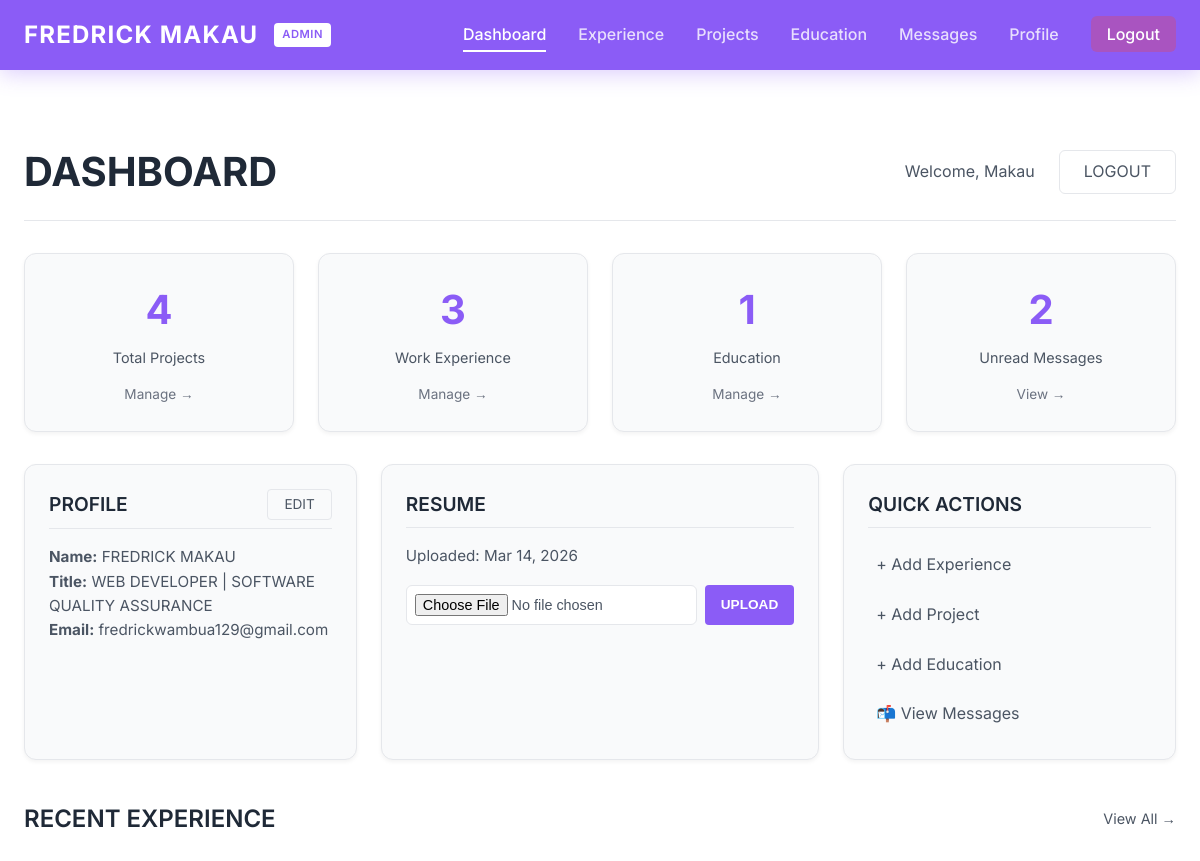
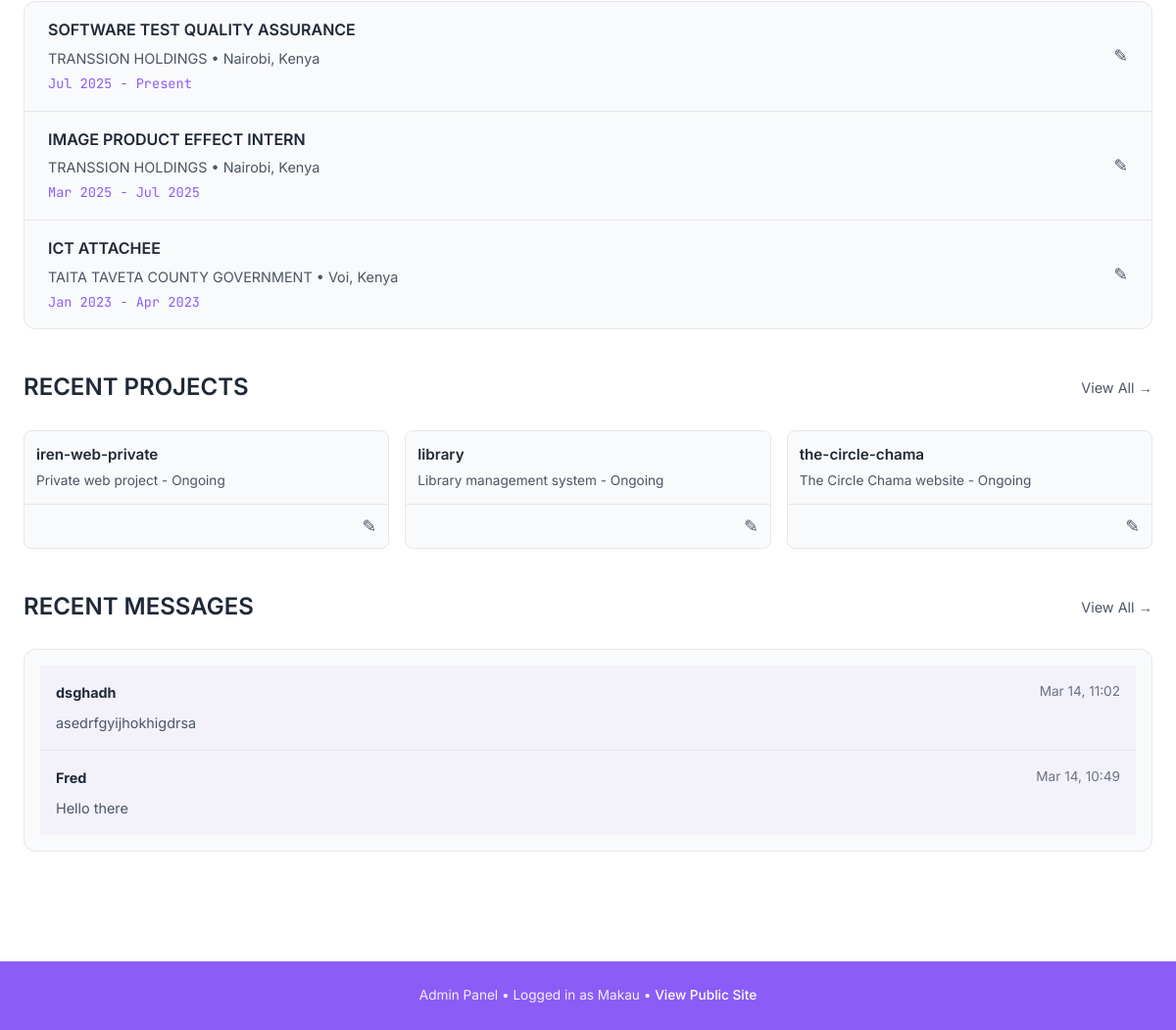
The page /account/dashboard/ (signed in) on the database as committed earlier (2 pictures, top to bottom).
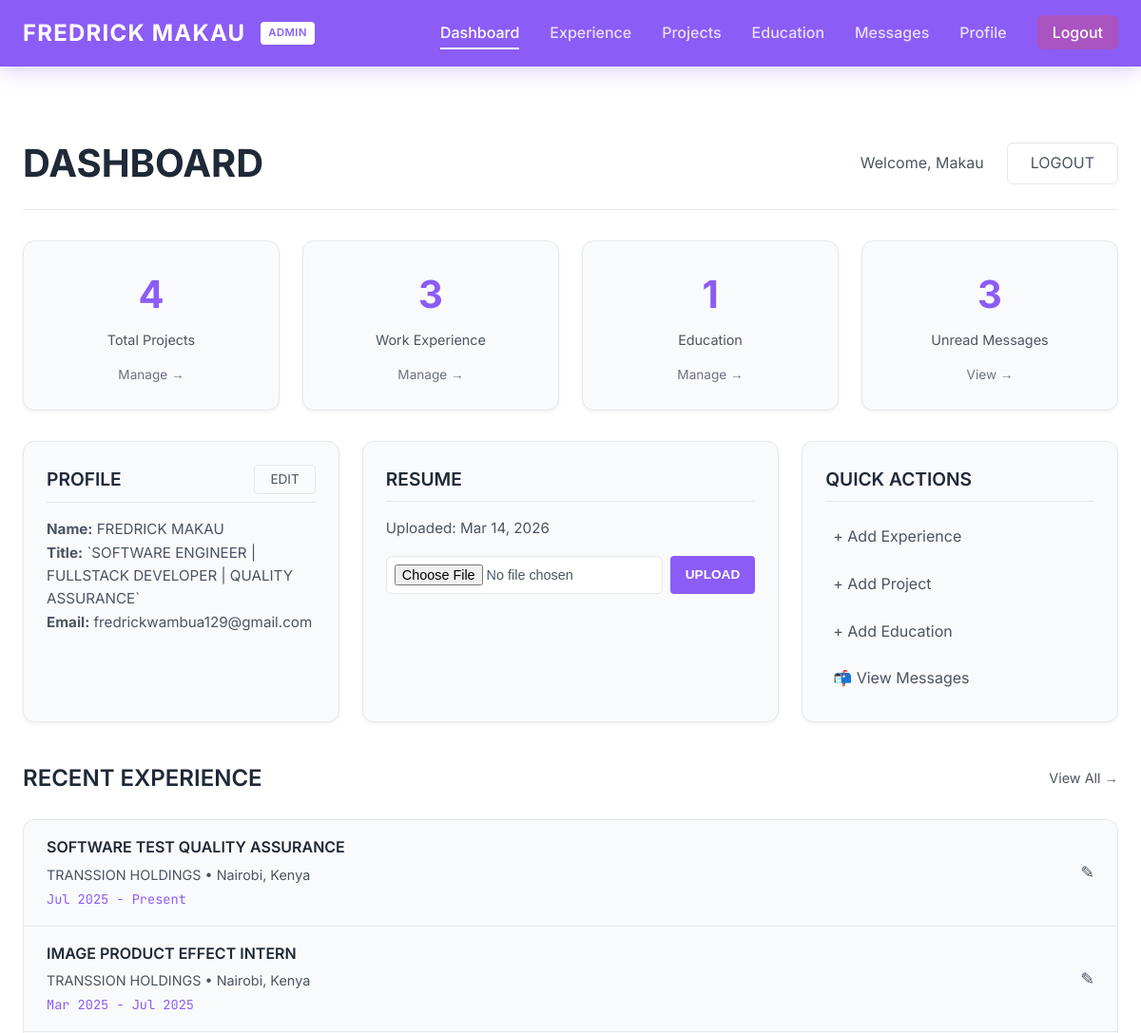
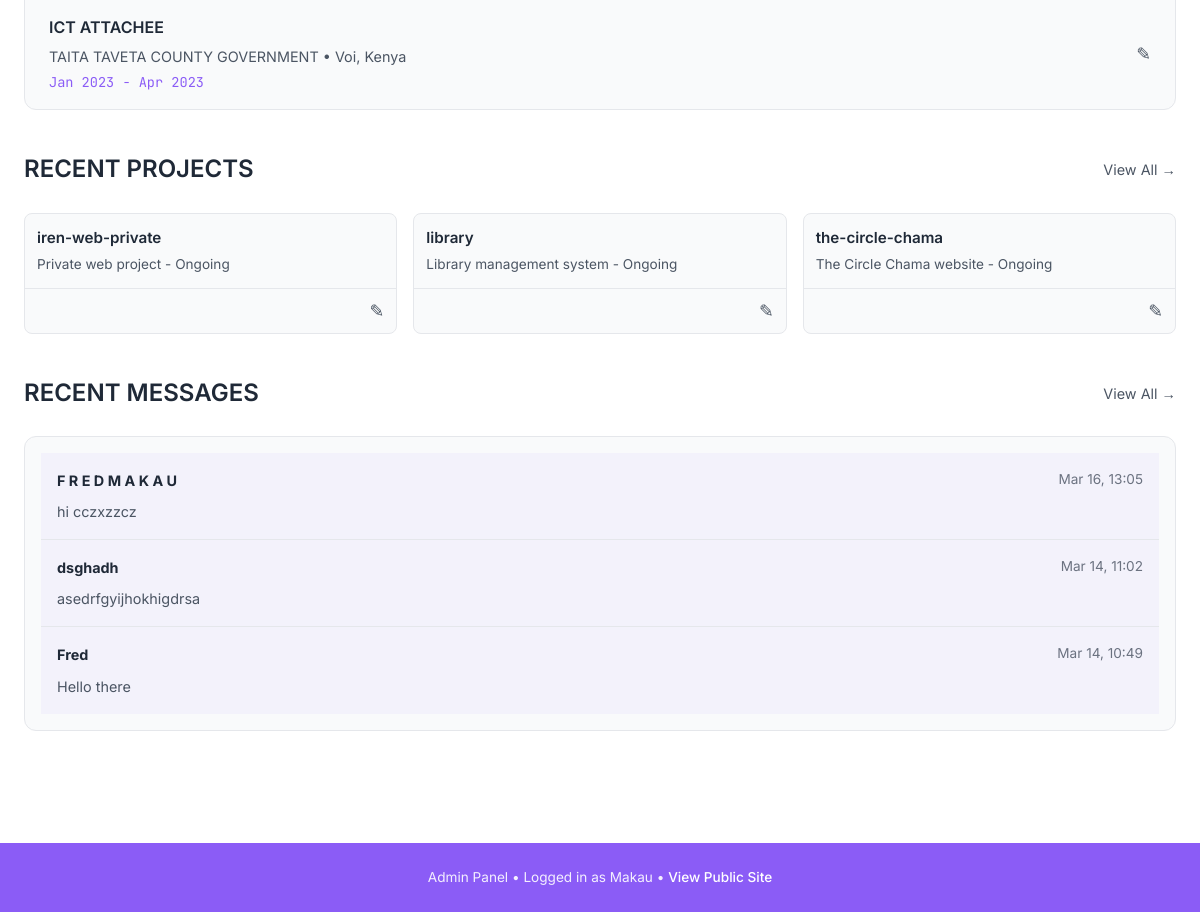
The same page on the database as committed later (2 pictures, top to bottom).
### core/models.py (models this page shows)
class Profile(models.Model):
    name = models.CharField(max_length=100, default='FREDRICK MAKAU')
    title = models.CharField(max_length=200, default='WEB DEVELOPER | SOFTWARE QUALITY ASSURANCE')
    bio = models.TextField()
    profile_image = models.ImageField(upload_to='profile/', blank=True, null=True)
    github = models.URLField(default='https://github.com/fredrickmakau')
    linkedin = models.URLField(default='https://linkedin.com/in/fredrick-makau-04312b220')
    email = models.EmailField(default='fredrickwambua129@gmail.com')
    location = models.CharField(max_length=200, default='Nairobi, Kenya')
    phone = models.CharField(max_length=20, default='+254 740618550')
    tech_stack = models.JSONField(default=list)

class Experience(models.Model):
    company = models.CharField(max_length=200)
    position = models.CharField(max_length=200)
    location = models.CharField(max_length=200)
    start_date = models.DateField()
    end_date = models.DateField(null=True, blank=True)
    description = models.TextField()
    order = models.PositiveIntegerField(default=0)
    created_at = models.DateTimeField(auto_now_add=True)
    class Meta:
        ordering = ['order', '-start_date']

class Project(models.Model):
    STATUS_CHOICES = [
        ('ongoing', 'Ongoing'),
        ('completed', 'Completed'),
    ]
    title = models.CharField(max_length=200)
    description = models.TextField(max_length=300)
    full_description = models.TextField(blank=True)
    image = models.ImageField(upload_to='projects/', blank=True, null=True)
    link = models.URLField(blank=True)
    github_link = models.URLField(blank=True)
    tech_stack = models.CharField(max_length=300)
    status = models.CharField(max_length=20, choices=STATUS_CHOICES, default='ongoing')
    featured = models.BooleanField(default=False)
    order = models.PositiveIntegerField(default=0)
    created_at = models.DateTimeField(auto_now_add=True)
    class Meta:
        ordering = ['order', '-created_at']

class ContactMessage(models.Model):
    name = models.CharField(max_length=100)
    email = models.EmailField()
    message = models.TextField()
    created_at = models.DateTimeField(auto_now_add=True)
    is_read = models.BooleanField(default=False)
    class Meta:
        ordering = ['-created_at']

### core/views.py (the view)
@login_required
def dashboard(request):
    if not request.user.is_superuser:
        return redirect('login')
    profile = Profile.objects.first()
    experiences = Experience.objects.all()
    projects = Project.objects.all()
    education = Education.objects.all()
    resume = Resume.objects.first()
    messages_count = ContactMessage.objects.filter(is_read=False).count()
    recent_messages = ContactMessage.objects.all()[:5]
    context = {
        'profile': profile,
        'experiences': experiences,
        'projects': projects,
        'education': education,
        'resume': resume,
        'messages_count': messages_count,
        'recent_messages': recent_messages,
        'experiences_count': experiences.count(),
        'projects_count': projects.count(),
        'education_count': education.count(),
    }
    return render(request, 'dashboard.html', context)

### templates/dashboard.html (shortened to what the changed rows need)
{% extends 'admin_base.html' %}
{% load static %}
{% block content %}
<div class="dashboard">
    <div class="dashboard-header">
        <h1>DASHBOARD</h1>
    </div>
    <div class="stats-grid">
        <div class="stat-card">
            <div class="stat-value">{{ messages_count|default:'0' }}</div>
            <div class="stat-label">Unread Messages</div>
            <a href="{% url 'manage_messages' %}" class="stat-link">View →</a>
        </div>
    </div>
    <div class="dashboard-grid">
        <div class="dashboard-card">
            <div class="card-header">
                <h2>PROFILE</h2>
            </div>
            <div class="card-content">
                {% if profile %}
                    <p><strong>Name:</strong> {{ profile.name }}</p>
                    <p><strong>Title:</strong> {{ profile.title }}</p>
                    <p><strong>Email:</strong> {{ profile.email }}</p>
                {% else %}
                    <p class="text-muted">No profile set up</p>
                {% endif %}
            </div>
        </div>
        <div class="dashboard-card">
            <div class="card-header">
                <h2>RESUME</h2>
            </div>
        </div>
        <div class="dashboard-card">
            <div class="card-header">
                <h2>QUICK ACTIONS</h2>
            </div>
        </div>
    </div>
    <div class="dashboard-section" id="recent-experience">
        <div class="section-header">
            <h2>RECENT EXPERIENCE</h2>
        </div>
        <div class="items-list">
            {% for exp in experiences|slice:":5" %}
            <div class="list-item">
                <div class="item-content">
                    <h3>{{ exp.position }}</h3>
                    <p class="item-subtitle">{{ exp.company }} • {{ exp.location }}</p>
                    <p class="item-date">{{ exp.start_date|date:'M Y' }} - {% if exp.end_date %}{{ exp.end_date|date:'M Y' }}{% else %}Present{% endif %}</p>
                </div>
                <div class="item-actions">
                    <a href="{% url 'edit_experience' exp.pk %}" class="btn-icon" title="Edit">✎</a>
                </div>
            </div>
            {% empty %}
            <p class="text-muted">No experience added yet.</p>
            {% endfor %}
        </div>
    </div>
    <div class="dashboard-section" id="recent-projects">
        <div class="section-header">
            <h2>RECENT PROJECTS</h2>
        </div>
        <div class="grid-preview">
            {% for project in projects|slice:":3" %}
            <div class="preview-card">
                <div class="preview-content">
                    <h4>{{ project.title }}</h4>
                    <p>{{ project.description|truncatechars:60 }}</p>
                </div>
                <div class="preview-actions">
                    <a href="{% url 'edit_project' project.pk %}" class="btn-icon">✎</a>
                </div>
            </div>
            {% empty %}
            <p class="text-muted">No projects added yet.</p>
            {% endfor %}
        </div>
    </div>
    <div class="dashboard-section" id="recent-messages">
        <div class="section-header">
            <h2>RECENT MESSAGES</h2>
        </div>
        <div class="messages-preview">
            {% for msg in recent_messages %}
            <div class="message-item {% if not msg.is_read %}unread{% endif %}">
                <div class="message-header">
                    <strong>{{ msg.name }}</strong>
                    <span>{{ msg.created_at|date:'M d, H:i' }}</span>
                </div>
                <div class="message-preview">{{ msg.message|truncatechars:100 }}</div>
            </div>
            {% empty %}
            <p class="text-muted">No messages yet.</p>
            {% endfor %}
        </div>
    </div>
</div>
{% endblock %}

Rows that differ between the two databases and show on the page:
changed Profile "FREDRICK MAKAU": title "WEB DEVELOPER | SOFTWARE QUALITY ASSURANCE" → "`SOFTWARE ENGINEER | FULLSTACK DEVELOPER | QUALITY ASSURANCE`"
added ContactMessage: name "F R E D M A K A U", created_at "Mar 16, 13:05", message "hi cczxzzcz"
Other text that changed with them:
{{ messages_count|default:'0' }}: "2" → "3"
